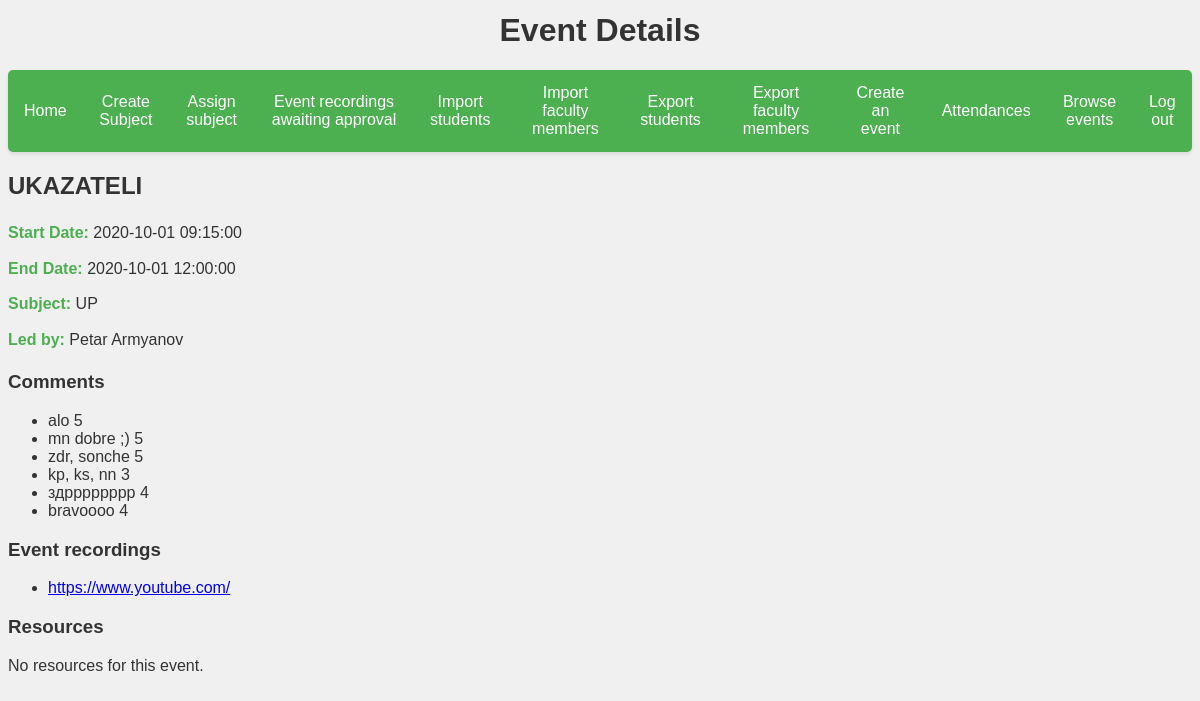
Page /events/event_view.php?event_id=3 (signed in) on the committed database.
### tables this page shows
CREATE TABLE `events` (
  `id` bigint(20) UNSIGNED NOT NULL,
  `fm_x_subject_id` bigint(20) UNSIGNED NOT NULL,
  `start_date_time` datetime DEFAULT NULL,
  `end_date_time` datetime DEFAULT NULL,
  `event_password` varchar(255) NOT NULL,
  `event_name` varchar(255) DEFAULT NULL
);

CREATE TABLE `subjects` (
  `id` bigint(20) UNSIGNED NOT NULL,
  `name` varchar(255) DEFAULT NULL
);

CREATE TABLE `users` (
  `id` bigint(20) UNSIGNED NOT NULL,
  `names` text NOT NULL,
  `email` text NOT NULL,
  `password` varchar(255) NOT NULL,
  `is_admin` tinyint(1) NOT NULL
);

CREATE TABLE `event_comments` (
  `id` bigint(20) UNSIGNED NOT NULL,
  `event_id` bigint(20) UNSIGNED NOT NULL,
  `comment` varchar(255) DEFAULT NULL,
  `review` int(11) DEFAULT NULL
);

CREATE TABLE `event_recordings` (
  `id` bigint(20) UNSIGNED NOT NULL,
  `event_id` bigint(20) UNSIGNED NOT NULL,
  `link` varchar(255) DEFAULT NULL,
  `is_approved` tinyint(1) DEFAULT NULL
);

### events/event.php (called while the page is built, shortened)
<?php
class Event
{
    private $connection;
    private $table_name = "events";
    public function __construct($db)
    {
        $this->connection = $db;
    }
    public function getEventDetailsById($eventId)
    {
        $query = "SELECT e.*, s.name AS subject_name, u.names AS faculty_member_name FROM " . $this->table_name . " e
                      JOIN fm_x_subject fmx ON e.fm_x_subject_id = fmx.id
                      JOIN subjects s ON fmx.subject_id = s.id
                      JOIN faculty_members fm ON fmx.fm_id = fm.fm_id
                      JOIN users u ON fm.user_id = u.id
                      WHERE e.id=:id";
        $statement = $this->connection->prepare($query);
        $statement->bindParam(":id", $eventId);
        try {
            $statement->execute();
            return $statement->fetch(PDO::FETCH_ASSOC);
        } catch (PDOException $e) {
            echo "Error getting details about event: " . $e->getMessage();
            return null;
        }
    }
}

### event-comments/event-comments.php (called while the page is built, shortened)
<?php
class EventComment
{
    private $connection;
    private $table_name = "event_comments";
    public function __construct($db)
    {
        $this->connection = $db;
    }
    public function getAllCommentsForEvent($eventId)
    {
        $query = "SELECT * FROM " . $this->table_name . " WHERE event_id=:event_id";
        $statement = $this->connection->prepare($query);
        $statement->bindParam(':event_id', $eventId);
        try {
            $statement->execute();
            return $statement->fetchAll(PDO::FETCH_ASSOC);
        } catch (PDOException $e) {
            echo "Error getting all comments for event: " . $e->getMessage();
            return null;
        }
    }
}

### event-recordings/event-recordings.php (called while the page is built, shortened)
<?php
class EventRecording
{
    private $connection;
    private $table_name = "event_recordings";
    public function __construct($db)
    {
        $this->connection = $db;
    }
    public function getApprovedEventRecordingsByEventId($eventId)
    {
        $query = "SELECT * FROM " . $this->table_name . " WHERE event_id =:event_id and is_approved=1";
        $statement = $this->connection->prepare($query);
        $statement->bindParam(':event_id', $eventId);
        try {
            $statement->execute();
            $row = $statement->fetchAll(PDO::FETCH_ASSOC);
            return $row;
        } catch (PDOException $e) {
            echo "Error: " . $e->getMessage();
            return null;
        }
    }
}

### event-resources/event-resources.php (called while the page is built, shortened)
<?php
class EventResource
{
    private $connection;
    private $table_name = "event_resources";
    public function __construct($db)
    {
        $this->connection = $db;
    }
  public function getAllResourceLinksForEvent($eventId)
  {
      $query = "SELECT * FROM " . $this->table_name . " WHERE event_id=:event_id";
      $statement = $this->connection->prepare($query);
      $statement->bindParam(':event_id', $eventId);
      try {
          $statement->execute();
          return $statement->fetchAll(PDO::FETCH_ASSOC);
      } catch (PDOException $e) {
          echo "Error getting all resource links for event: " . $e->getMessage();
          return null;
      }
  }
}

### events/event_view.php (the view, shortened to what this page needs)
<?php
require_once("event.php");
require_once("../event-comments/event-comments.php");
require_once("../event-recordings/event-recordings.php");
require_once("../event-resources/event-resources.php");
$eventId = isset($_GET['event_id']) ? $_GET['event_id'] : null;
$db = new Db();
$connection = $db->getConnection();
$event = new Event($connection);
$eventComments = new EventComment($connection);
$eventRecordings = new EventRecording($connection);
$eventResources = new EventResource($connection);
$eventDetails = $event->getEventDetailsById($eventId);
$comments = $eventComments->getAllCommentsForEvent($eventId);
$resources = $eventResources->getAllResourceLinksForEvent($eventId);
$approvedLinks = $eventRecordings->getApprovedEventRecordingsByEventId($eventId);
?>
<!DOCTYPE html>
<html lang="en">
<head>
    <link rel="stylesheet" type="text/css" href="../styles/common.css">
    <link rel="stylesheet" type="text/css" href="../styles/navbar.css" />
</head>
<body>
    <div class="event-content">
        <h1>Event Details</h1>
        <?php include_once("../navbar/navbar.php"); ?>
        <section class="event-info">
            <h2><?php echo "{$eventDetails['event_name']}"; ?></h2>
            <p><strong>Start Date:</strong> <?php echo "{$eventDetails['start_date_time']}"; ?></p>
            <p><strong>End Date:</strong> <?php echo $eventDetails['end_date_time']; ?></p>
            <p><strong>Subject:</strong> <?php echo $eventDetails['subject_name']; ?></p>
            <p><strong>Led by:</strong> <?php echo $eventDetails['faculty_member_name']; ?></p>
        </section>
        <h3>Comments</h3>
        <?php if ($comments) : ?>
        <ul id="commentsList">
            <?php foreach ($comments as $comment) : ?>
            <li><?php echo $comment['comment'], ' ', $comment['review']; ?></li>
            <?php endforeach; ?>
        </ul>
        <?php else : ?>
        <p>No comments for this event.</p>
        <?php endif; ?>
        <h3>Event recordings</h3>
        <?php if ($approvedLinks) : ?>
        <ul>
            <?php foreach ($approvedLinks as $approvedLink) : ?>
            <li><a href="<?php echo $approvedLink['link']; ?>" target="_blank"><?php echo $approvedLink['link']; ?></a></li>
            <?php endforeach; ?>
        </ul>
        <?php else : ?>
        <p>No recordings for this event.</p>
        <?php endif; ?>
        <h3>Resources</h3>
        <?php if ($resources) : ?>
        <ul id="resourcesList">
            <?php foreach ($resources as $resource) : ?>
            <li><a href="<?php echo $resource['link']; ?>" target="_blank"><?php echo $resource['link']; ?></a></li>
            <?php endforeach; ?>
        </ul>
        <?php else : ?>
        <p>No resources for this event.</p>
        <?php endif; ?>
    </div>
</body>
</html>

### styles/common.css (style rules this page uses)
body { background-color: #f0f0f0; font-family: 'Lucida Sans', sans-serif; color: #333; }
h1 { color: #333; text-align: center; margin-top:1%; }
.event-info p { margin: 10px 0; line-height: 1.6; }
.event-info strong { color: #4CAF50; }

### rows in the picture
events: event_name "UKAZATELI", start_date_time "2020-10-01 09:15:00", end_date_time "2020-10-01 12:00:00", subjects.name "UP", users.names "Petar Armyanov"
event_comments: comment "alo", review "5"
event_comments: comment "mn dobre ;)", review "5"
event_comments: comment "zdr, sonche", review "5"
event_comments: comment "kp, ks, nn", review "3"
event_comments: comment "здрррррррр", review "4"
event_comments: comment "bravoooo", review "4"
event_recordings: link "https://www.youtube.com/"
